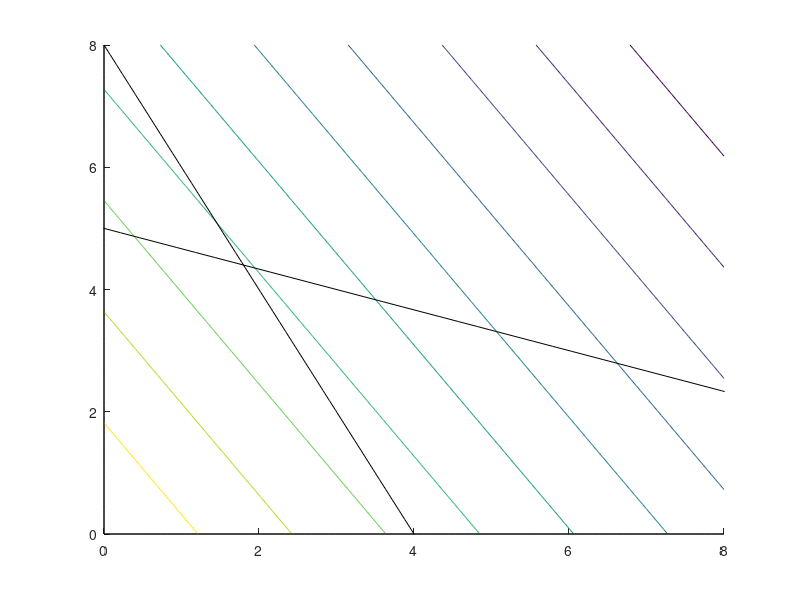

This figure's MATLAB source:
a = linspace(0,8, 100);
b = linspace(0,8, 100);
zero = linspace(0,0, 100);
[A,B] = meshgrid(a,b);
F = -3*A -2*B;

hold on;
contour(A,B,F)
plot(a, zero, 'k');
plot(zero, b, 'k');
plot(a, 8-2*a, 'k');
plot(15-3*b, b, 'k');
xlim([0 8]);
ylim([0 8]);